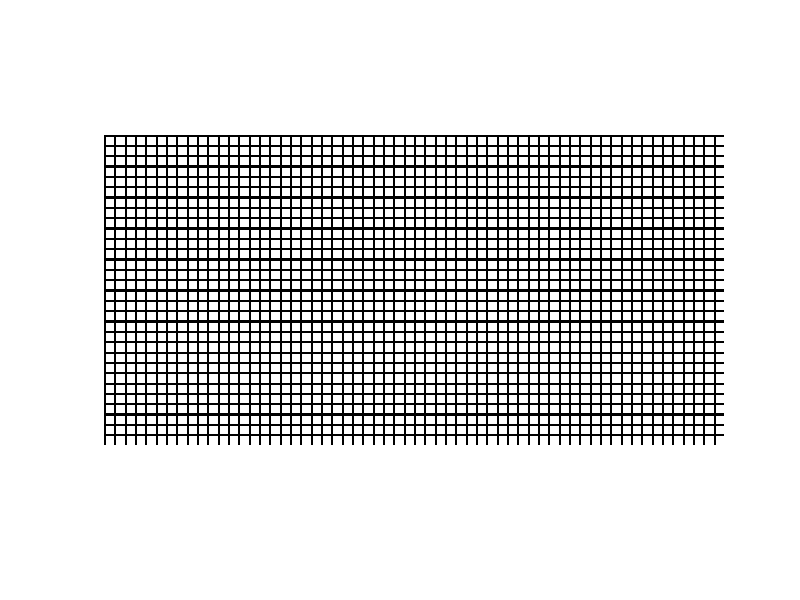

MATLAB code to generate this figure: (Note: this script raises an error after producing the figure.)
close all
clear all

% Example script to extract viewport from spherical image and its 
% panoramic representation.
% francesca.desimone@epfl.ch

% General parameters - panorama

% in matlab matrix unit. Real pixel width = im_w/pix_size
im_w = 300;
% in matlab matrix unit. Real pixel height = im_h/pix_size
im_h = 150; 
% pixel size in matlab matrix unit (i.e. defines where long lat line is)
pix_size = 5; 

% General parameters - viewport 

% viewport vertical field of view
fov_v = 65 / 180 * pi; % 65 degrees in radians (degrees = rad * 180 /pi)
% viewport resolution in matlab matrix unit. Real pixel width = vp_w/pix_size
vp_w = 640;
% viewport resolution in matlab matrix unit. Real pixel height = vp_h/pix_size
vp_h = 480;

% % % viewport corresponding to 8x8 patch
% fov_v = 8*2*pi/im_w; 
% vp_w = 640;
% vp_h = 640;

% viewing direction (theta, phi) and head rotation in degrees
az_degree = 0; % pi * az / 180;
el_degree = 0; % pi * el / 180;
angle_degree = 0; % pi * angle / 180;

%% panorama

% create panoramic image with long-lat pattern

% long-lat grid
panorama = 255*ones(im_h,im_w);
% vertical lines
panorama(:,1:pix_size:im_w) = 0;
% horizontal lines
panorama(1:pix_size:im_h,:) = 0;

% show panoramic image
figure, imshow(panorama, [])

%% sphere

% long-lat pattern on the sphere

% longitude = theta [-pi, pi]
s_theta = linspace(-pi,pi,(im_w/pix_size));
% latitude = phi [-pi/2, pi/2]
s_phi = linspace(pi/2,-pi/2,ceil(im_w/(pix_size*2)));
[LO,LA] = meshgrid(s_theta, s_phi);
% spherical to cartesian coordinates (LHS)
[Xs,Ys,Zs] = sph2cart(LO,LA,1);

% spherical image
figure,
warp(Xs,Ys,Zs,panorama) % this invert Y axes
axis square
view(az_degree,el_degree)

%% Viewport

az = pi * az_degree / 180;
el = pi * el_degree / 180;
angle = pi * angle_degree / 180;

viewport = ones(vp_h,vp_w);

% viewport coordinates
[y_vp, x_vp] = meshgrid( ...
    ((1:vp_w) - 0.5) / (vp_w / 2) - 1, ... 
    1 - ((1:vp_h) - 0.5) / (vp_h / 2));

% extract viewport for given viewing direction

% viewport pixel coordinates in xyz coord system
X = ones(vp_h, vp_w);
% tan(fov_h/2) = tan(fov_v / 2) * (vp_w / vp_h);
Y = y_vp * tan(fov_v / 2) * (vp_w / vp_h);
Z = x_vp * tan(fov_v / 2);

% rotate viewport to match viewing direction
rotz_az = [cos(az) sin(az) 0; -sin(az) cos(az) 0; 0 0 1];
roty_el = [cos(el) 0 -sin(el); 0 1 0; sin(el) 0 cos(el)];
rotx_angle = [1 0 0; 0 cos(angle) sin(angle); 0 -sin(angle) cos(angle)];
R_matrix = rotz_az * roty_el * rotx_angle;
Xo = R_matrix(1,1) * X + R_matrix(1,2) * Y + R_matrix(1,3)*Z;
Yo = R_matrix(2,1) * X + R_matrix(2,2) * Y + R_matrix(2,3)*Z;
Zo = R_matrix(3,1) * X + R_matrix(3,2) * Y + R_matrix(3,3)*Z;

% Project into the equirect domain by computing the angular coordinates.
r = (Xo.^2 + Yo.^2 + Zo.^2).^0.5;
phi = acos(Zo./r);
theta = atan2(Yo, Xo);
theta = theta + pi;

% show viewport on panorama
vponpanorama = panorama; %255*ones(im_h,im_w);

% Extract pixel value from equirectnagular image for each (theta, phi)
% and assign it to corresponding (x0,y0,z0) pixel in viewport

% theta and phi corresponding to each pixel in panoramic image
% THESE SHOULD BE ASSOCIATED TO PIXEL CENTROIDS ONLY
im_theta = linspace(0,2*pi-2*pi/im_w,im_w);
%im_phi = linspace(0,pi,im_h);
im_phi = linspace(0+pi/(2*im_h),pi-pi/(2*im_h),im_h);

for row = 1:vp_h
    for col = 1:vp_w
        
        % theta and phi corresponding to pixel (row,col) in viewport
        target_theta = theta(row, col);
        target_phi = phi(row, col);
        
        % pixel value corresponding to closest value of (theta,phi) in 
        % panoramic image
        mindiff_theta = min(abs(im_theta - target_theta));
        im_col = find(abs(im_theta - target_theta) == mindiff_theta, 1);
        mindiff_phi = min(abs(im_phi - target_phi));
        im_row = find(abs(im_phi - target_phi) == mindiff_phi, 1);
        
        % assign panoramic image pixel value to viewport pixel
        viewport(row, col) = panorama(im_row,im_col);
        vponpanorama(im_row,im_col) = 128;
        
    end
end

figure, imshow(viewport, [])
figure, imshow(vponpanorama/255)
% spherical image
figure,
warp(Xs,Ys,Zs,(vponpanorama/255)) % this invert Y axes
colormap gray
axis square
view(az_degree+90,el_degree)